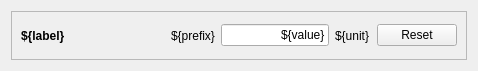
<?xml version="1.0" encoding="UTF-8"?>
<ui version="4.0">
 <class>Form</class>
 <widget class="QWidget" name="Form">
  <property name="geometry">
   <rect>
    <x>0</x>
    <y>0</y>
    <width>478</width>
    <height>71</height>
   </rect>
  </property>
  <property name="windowTitle">
   <string>Form</string>
  </property>
  <layout class="QGridLayout" name="gridLayout">
   <item row="0" column="0">
    <widget class="QFrame" name="frame_6">
     <property name="sizePolicy">
      <sizepolicy hsizetype="Minimum" vsizetype="Minimum">
       <horstretch>0</horstretch>
       <verstretch>0</verstretch>
      </sizepolicy>
     </property>
     <property name="frameShape">
      <enum>QFrame::StyledPanel</enum>
     </property>
     <property name="frameShadow">
      <enum>QFrame::Raised</enum>
     </property>
     <layout class="QHBoxLayout" name="horizontalLayout_6">
      <item>
       <widget class="QLabel" name="label_11">
        <property name="sizePolicy">
         <sizepolicy hsizetype="Minimum" vsizetype="Minimum">
          <horstretch>0</horstretch>
          <verstretch>0</verstretch>
         </sizepolicy>
        </property>
        <property name="font">
         <font>
          <weight>75</weight>
          <bold>true</bold>
         </font>
        </property>
        <property name="text">
         <string>${label}</string>
        </property>
        <property name="wordWrap">
         <bool>true</bool>
        </property>
       </widget>
      </item>
      <item>
       <spacer name="horizontalSpacer_5">
        <property name="orientation">
         <enum>Qt::Horizontal</enum>
        </property>
        <property name="sizeHint" stdset="0">
         <size>
          <width>40</width>
          <height>20</height>
         </size>
        </property>
       </spacer>
      </item>
      <item>
       <widget class="QLabel" name="label_17">
        <property name="text">
         <string>${prefix}</string>
        </property>
       </widget>
      </item>
      <item>
       <widget class="QLineEdit" name="lineEdit">
        <property name="sizePolicy">
         <sizepolicy hsizetype="Minimum" vsizetype="Fixed">
          <horstretch>0</horstretch>
          <verstretch>0</verstretch>
         </sizepolicy>
        </property>
        <property name="accessibleName">
         <string>${name}</string>
        </property>
        <property name="text">
         <string>${value}</string>
        </property>
        <property name="alignment">
         <set>Qt::AlignRight|Qt::AlignTrailing|Qt::AlignVCenter</set>
        </property>
        <property name="clearButtonEnabled">
         <bool>false</bool>
        </property>
       </widget>
      </item>
      <item>
       <widget class="QLabel" name="label_12">
        <property name="minimumSize">
         <size>
          <width>36</width>
          <height>0</height>
         </size>
        </property>
        <property name="text">
         <string>${unit}</string>
        </property>
       </widget>
      </item>
      <item>
       <widget class="QPushButton" name="pushButton">
        <property name="text">
         <string>Reset</string>
        </property>
       </widget>
      </item>
     </layout>
    </widget>
   </item>
  </layout>
 </widget>
 <resources/>
 <connections/>
</ui>
